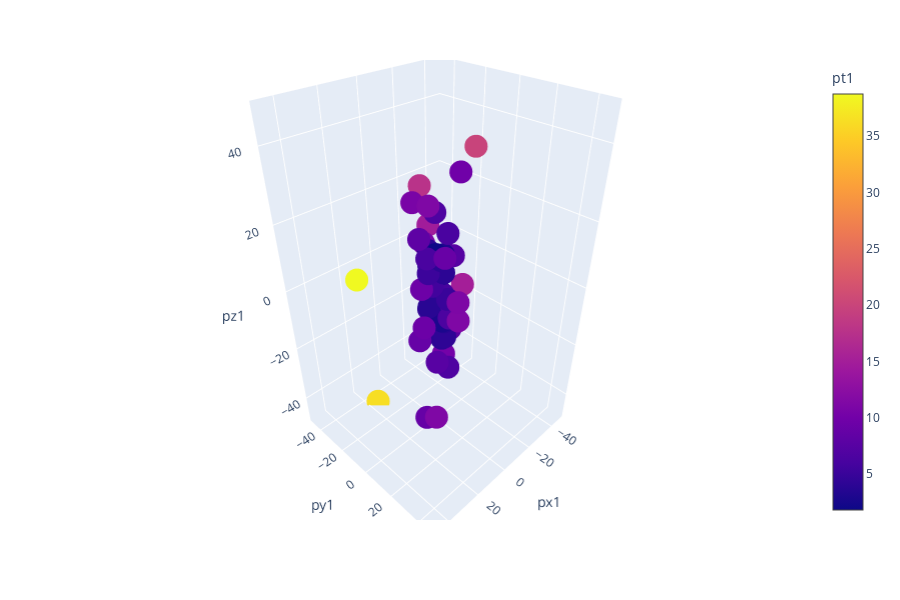

The notebook cell saved with this chart:
### Code cell
from mpl_toolkits.mplot3d import Axes3D
import plotly.express as px
#import plotly.graph_objects as go

plot_size='-25,25'

#fig=px.scatter_3d(df,x='px1 ',y='py1',z='pz1',color='pt1')
fig=px.scatter_3d(df,x='px1 ',y='py1',z='pz1',color='pt1',range_x=(-50,50),range_y=(-50,50),range_z=(-50,50))
#fig.update_layout(annotations=[go.layout.Annotation(x=2,y=5,xref="x",yref="y",text=None,showarrow=True,arrowhead=7,ax=0,ay=-40)])
fig.show()

### Figure 1 — Plotly figure (JSON) as saved in the notebook; plotly's stock layout.template omitted (floating-point values rounded to 4 significant figures)
{"data": [{"hoverlabel": {"namelength": 0}, "hovertemplate": "px1 =%{x}<br>py1=%{y}<br>pz1=%{z}<br>pt1=%{marker.color}", "legendgroup": "", "marker": {"color": [8.948, 4.091, 5.674, 8.958, 11.28, 19.89, 10.23, 3.855, 22.18, 4.082, 4.097, 9.888, 6.315, 6.471, 6.312, 9.432, 4.613, 2.864, 3.399, 7.718, 9.087, 14.78, 5.028, 10.85, 15.1, 7.428, 17.77, 6.067, 10.68, 38.75, 4.042, 11.29, 5.18, 1.829, 6.71, 7.584, 36.41, 3.575, 6.785, 2.573, 7.614, 8.148, 10.78, 3.806, 3.98, 3.199, 4.232, 9.567, 11.29, 11.13], "coloraxis": "coloraxis", "symbol": "circle"}, "mode": "markers", "name": "", "scene": "scene", "showlegend": false, "type": "scatter3d", "x": [8.034, -0.2488, 5.247, 8.864, 8.034, -19.63, -9.157, 2.849, 3.401, 1.119, 1.734, -5.604, -0.4778, -2.201, 6.312, 9.392, 1.522, -0.6725, 1.925, -7.56, 3.352, -6.705, -3.241, -1.616, -14.92, -4.492, -5.242, -5.703, 8.064, 37.5, -3.97, -3.826, 5.164, 1.667, 5.279, -6.784, 15.75, -1.112, -6.654, -1.84, 5.226, 5.717, -6.426, 1.895, 3.187, -0.9736, -1.373, 9.564, 10.04, -3.452], "y": [-3.941, 4.083, 2.161, 1.289, 7.922, 3.179, -4.572, -2.597, 21.92, 3.925, -3.712, 8.147, 6.297, 6.085, -0.01748, 0.8698, -4.355, 2.784, -2.802, 1.553, 8.446, -13.17, 3.844, -10.72, 2.287, 5.916, -16.98, -2.072, -7.007, -9.742, -0.7619, 10.62, -0.4002, 0.7539, 4.142, -3.389, -32.82, 3.398, 1.327, 1.798, 5.538, -5.805, -8.657, -3.301, -2.384, 3.047, 4.003, -0.2257, 5.161, 10.58], "z": [-16.15, 6.525, 3.359, -44.89, -42.3, 37.15, -27.47, -5.473, -61.84, 10.54, 7.351, 33.94, 18.57, -8.265, 11.42, -9.501, -7.101, -9.777, 9.873, -15.21, 12.91, 15.35, -2.92, 11.64, -1.705, 11.11, 26.11, -3.449, 25.98, 11.11, -18.3, -8.365, 6.596, 11.73, 25.05, -9.568, -48.96, -10.03, -29.89, 5.349, -21.92, 15.61, -3.087, 7.327, 12.51, 11.58, -15.29, 2.954, 27.87, -2.089]}], "layout": {"coloraxis": {"colorbar": {"title": {"text": "pt1"}}, "colorscale": [[0, "#0d0887"], [0.1111, "#46039f"], [0.2222, "#7201a8"], [0.3333, "#9c179e"], [0.4444, "#bd3786"], [0.5556, "#d8576b"], [0.6667, "#ed7953"], [0.7778, "#fb9f3a"], [0.8889, "#fdca26"], [1, "#f0f921"]]}, "height": 600, "legend": {"tracegroupgap": 0}, "margin": {"t": 60}, "scene": {"domain": {"x": [0, 0.98], "y": [0, 1]}, "xaxis": {"range": [-50, 50], "title": {"text": "px1 "}}, "yaxis": {"range": [-50, 50], "title": {"text": "py1"}}, "zaxis": {"range": [-50, 50], "title": {"text": "pz1"}}}}}
